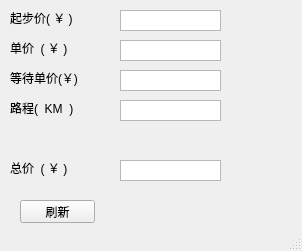
<?xml version="1.0" encoding="UTF-8"?>
<ui version="4.0">
 <class>MainWindow</class>
 <widget class="QMainWindow" name="MainWindow">
  <property name="geometry">
   <rect>
    <x>0</x>
    <y>0</y>
    <width>302</width>
    <height>251</height>
   </rect>
  </property>
  <property name="windowTitle">
   <string>计价器远程显示系统</string>
  </property>
  <widget class="QWidget" name="centralwidget">
   <widget class="QLabel" name="label">
    <property name="geometry">
     <rect>
      <x>10</x>
      <y>10</y>
      <width>71</width>
      <height>16</height>
     </rect>
    </property>
    <property name="text">
     <string>起步价( ￥ )</string>
    </property>
   </widget>
   <widget class="QLabel" name="label_2">
    <property name="geometry">
     <rect>
      <x>10</x>
      <y>40</y>
      <width>71</width>
      <height>16</height>
     </rect>
    </property>
    <property name="text">
     <string>单价  ( ￥ )</string>
    </property>
   </widget>
   <widget class="QLabel" name="label_3">
    <property name="geometry">
     <rect>
      <x>10</x>
      <y>70</y>
      <width>91</width>
      <height>16</height>
     </rect>
    </property>
    <property name="text">
     <string>等待单价(￥)</string>
    </property>
   </widget>
   <widget class="QLabel" name="label_4">
    <property name="geometry">
     <rect>
      <x>10</x>
      <y>100</y>
      <width>71</width>
      <height>16</height>
     </rect>
    </property>
    <property name="text">
     <string>路程(  KM  )</string>
    </property>
   </widget>
   <widget class="QLabel" name="label_6">
    <property name="geometry">
     <rect>
      <x>10</x>
      <y>160</y>
      <width>81</width>
      <height>16</height>
     </rect>
    </property>
    <property name="text">
     <string>总价  ( ￥ )</string>
    </property>
   </widget>
   <widget class="QTextEdit" name="qibujia_box">
    <property name="enabled">
     <bool>true</bool>
    </property>
    <property name="geometry">
     <rect>
      <x>120</x>
      <y>10</y>
      <width>101</width>
      <height>21</height>
     </rect>
    </property>
    <property name="acceptDrops">
     <bool>true</bool>
    </property>
    <property name="toolTip">
     <string/>
    </property>
    <property name="layoutDirection">
     <enum>Qt::LeftToRight</enum>
    </property>
    <property name="verticalScrollBarPolicy">
     <enum>Qt::ScrollBarAlwaysOff</enum>
    </property>
    <property name="horizontalScrollBarPolicy">
     <enum>Qt::ScrollBarAlwaysOff</enum>
    </property>
    <property name="overwriteMode">
     <bool>false</bool>
    </property>
   </widget>
   <widget class="QTextEdit" name="danjia_box">
    <property name="enabled">
     <bool>true</bool>
    </property>
    <property name="geometry">
     <rect>
      <x>120</x>
      <y>40</y>
      <width>101</width>
      <height>21</height>
     </rect>
    </property>
    <property name="acceptDrops">
     <bool>true</bool>
    </property>
    <property name="toolTip">
     <string/>
    </property>
    <property name="layoutDirection">
     <enum>Qt::LeftToRight</enum>
    </property>
    <property name="verticalScrollBarPolicy">
     <enum>Qt::ScrollBarAlwaysOff</enum>
    </property>
    <property name="horizontalScrollBarPolicy">
     <enum>Qt::ScrollBarAlwaysOff</enum>
    </property>
   </widget>
   <widget class="QTextEdit" name="dengdai_box">
    <property name="enabled">
     <bool>true</bool>
    </property>
    <property name="geometry">
     <rect>
      <x>120</x>
      <y>70</y>
      <width>101</width>
      <height>21</height>
     </rect>
    </property>
    <property name="acceptDrops">
     <bool>true</bool>
    </property>
    <property name="toolTip">
     <string/>
    </property>
    <property name="layoutDirection">
     <enum>Qt::LeftToRight</enum>
    </property>
    <property name="verticalScrollBarPolicy">
     <enum>Qt::ScrollBarAlwaysOff</enum>
    </property>
    <property name="horizontalScrollBarPolicy">
     <enum>Qt::ScrollBarAlwaysOff</enum>
    </property>
   </widget>
   <widget class="QTextEdit" name="lucheng_box">
    <property name="enabled">
     <bool>true</bool>
    </property>
    <property name="geometry">
     <rect>
      <x>120</x>
      <y>100</y>
      <width>101</width>
      <height>21</height>
     </rect>
    </property>
    <property name="acceptDrops">
     <bool>true</bool>
    </property>
    <property name="toolTip">
     <string/>
    </property>
    <property name="layoutDirection">
     <enum>Qt::LeftToRight</enum>
    </property>
    <property name="verticalScrollBarPolicy">
     <enum>Qt::ScrollBarAlwaysOff</enum>
    </property>
    <property name="horizontalScrollBarPolicy">
     <enum>Qt::ScrollBarAlwaysOff</enum>
    </property>
   </widget>
   <widget class="QTextEdit" name="price_box">
    <property name="enabled">
     <bool>true</bool>
    </property>
    <property name="geometry">
     <rect>
      <x>120</x>
      <y>160</y>
      <width>101</width>
      <height>21</height>
     </rect>
    </property>
    <property name="acceptDrops">
     <bool>true</bool>
    </property>
    <property name="toolTip">
     <string/>
    </property>
    <property name="layoutDirection">
     <enum>Qt::LeftToRight</enum>
    </property>
    <property name="verticalScrollBarPolicy">
     <enum>Qt::ScrollBarAlwaysOff</enum>
    </property>
    <property name="horizontalScrollBarPolicy">
     <enum>Qt::ScrollBarAlwaysOff</enum>
    </property>
   </widget>
   <widget class="QPushButton" name="fresh_button">
    <property name="geometry">
     <rect>
      <x>20</x>
      <y>200</y>
      <width>75</width>
      <height>23</height>
     </rect>
    </property>
    <property name="text">
     <string>刷新</string>
    </property>
   </widget>
  </widget>
  <widget class="QStatusBar" name="statusbar"/>
 </widget>
 <resources/>
 <connections/>
</ui>
